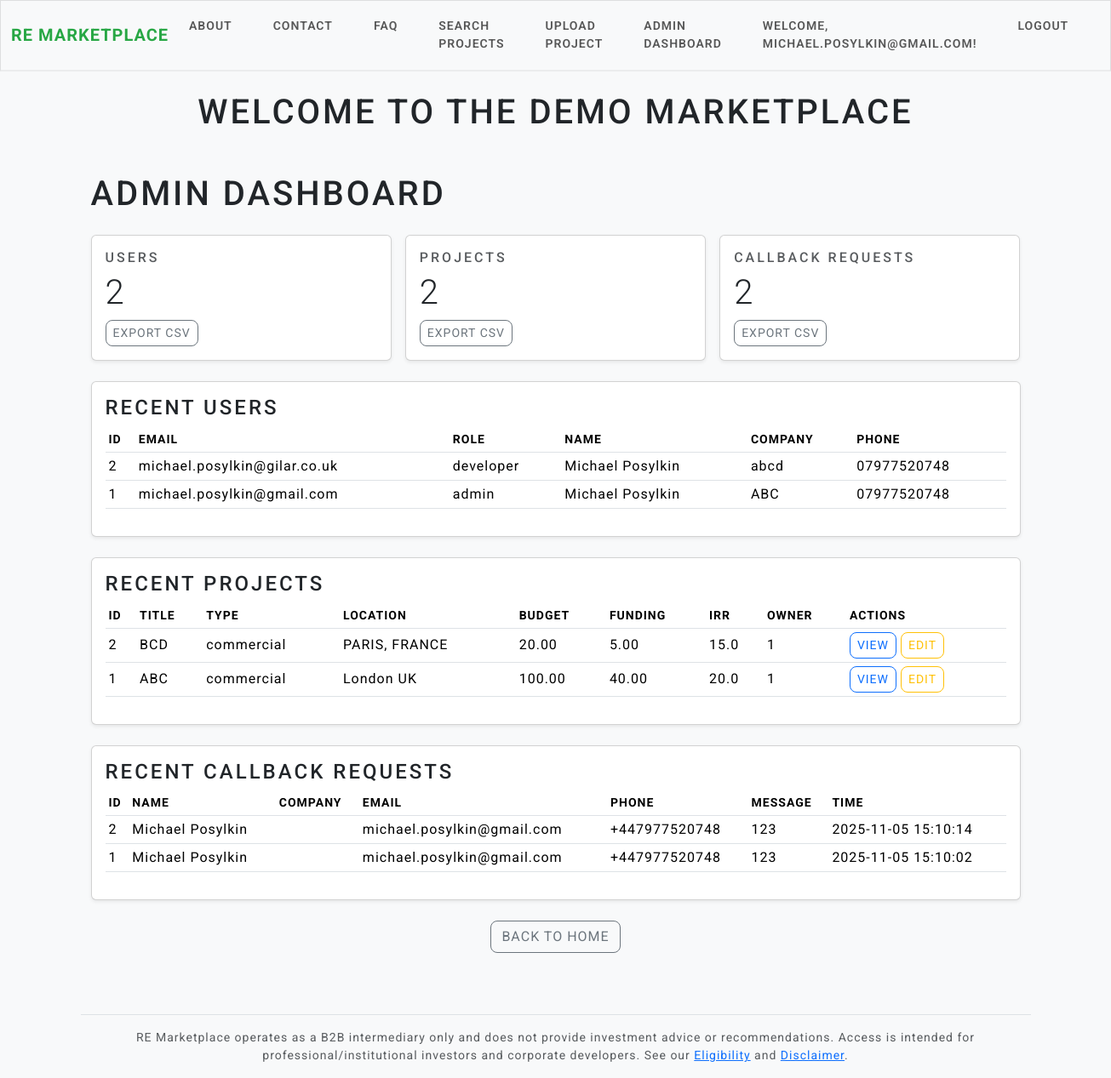
/admin-dashboard (signed in), run on the app's committed database.
### models.py (models this page shows, shortened)
class User(UserMixin, db.Model):  # UserMixin adds login features
    id = db.Column(db.Integer, primary_key=True)
    email = db.Column(db.String(150), unique=True, nullable=False)
    password_hash = db.Column(db.String(150), nullable=False)
    role = db.Column(db.String(20), default='developer')  # 'developer' or 'investor'
    company_name = db.Column(db.String(150), nullable=True)
    position_in_company = db.Column(db.String(50), nullable=True)
    company_website = db.Column(db.String(255), nullable=True)
    company_address = db.Column(db.String(300), nullable=True)
    phone = db.Column(db.String(30), nullable=True)
    first_name = db.Column(db.String(100), nullable=True)
    surname = db.Column(db.String(100), nullable=True)
    aum = db.Column(db.Float, nullable=True)  # in millions or your preferred unit
    projects = db.relationship('Project', backref='owner', lazy=True)

class Project(db.Model):
    id = db.Column(db.Integer, primary_key=True)
    title = db.Column(db.String(200), nullable=False)
    description = db.Column(db.Text, nullable=False)
    project_type = db.Column(db.String(50), default='commercial')  # e.g., 'residential', 'commercial'
    budget = db.Column(db.Float, nullable=False)
    funding = db.Column(db.Float, nullable=False)
    duration = db.Column(db.Integer, nullable=True)
    irr = db.Column(db.Float, nullable=False)
    location = db.Column(db.String(100), nullable=False)
    risk_level = db.Column(db.Integer, default=5)  # 1-10 scale
    secured = db.Column(db.String(50), default='mezz')
    attachment_path = db.Column(db.String(300))
    timeline = db.Column(db.String(200), nullable=True)
    exit_strategy = db.Column(db.String(200), nullable=True)
    developer_tr = db.Column(db.String(200), nullable=True)
    website = db.Column(db.String(200), nullable=True)
    preapproved_facility = db.Column(db.String(100), nullable=True)
    brand_partnership = db.Column(db.String(100), nullable=True)
    MOIC_EM = db.Column(db.Float, nullable=True)
    sponsor_equity = db.Column(db.Float, nullable=False)
    location_type = db.Column(db.String(50), default='prime') # e.g., 'prime', 'non-prime'
    user_id = db.Column(db.Integer, db.ForeignKey('user.id'), nullable=False)  # New: Links to user

class CallbackRequest(db.Model):
    id = db.Column(db.Integer, primary_key=True)
    name = db.Column(db.String(100), nullable=False)
    company = db.Column(db.String(100))
    email = db.Column(db.String(120))
    phone = db.Column(db.String(50), nullable=False)
    message = db.Column(db.Text)
    timestamp = db.Column(db.DateTime, default=db.func.now())

### app.py (the view)
@app.route("/admin-dashboard")
@login_required
def admin_dashboard():
    if getattr(current_user, "role", "") != "admin":
        flash("Admin only.", "warning")
        return redirect(url_for("home"))
    users_count = db.session.query(func.count(User.id)).scalar()
    projects_count = db.session.query(func.count(Project.id)).scalar()
    try:
        callbacks_count = db.session.query(func.count(CallbackRequest.id)).scalar()
    except Exception:
        callbacks_count = 0
    recent_users = User.query.order_by(desc(User.id)).limit(10).all()
    recent_projects = Project.query.order_by(desc(Project.id)).limit(10).all()
    try:
        recent_callbacks = CallbackRequest.query.order_by(desc(CallbackRequest.timestamp)).limit(10).all()
    except Exception:
        recent_callbacks = []
    return render_template(
        "admin_dashboard.html",
        users_count=users_count,
        projects_count=projects_count,
        callbacks_count=callbacks_count,
        recent_users=recent_users,
        recent_projects=recent_projects,
        recent_callbacks=recent_callbacks,
    )

### app.py (called while the page is built)
@login_manager.user_loader
def load_user(user_id):
    return User.query.get(int(user_id))

### templates/admin_dashboard.html (shortened to what this page needs)
{% extends "base.html" %}
{% block content %}
<div class="container py-4">
  <h1 class="mb-4">Admin Dashboard</h1>
  <div class="row g-3 mb-4">
    <div class="col-md-4">
      <div class="card shadow-sm h-100">
        <div class="card-body">
          <h6 class="text-muted text-uppercase">Users</h6>
          <div class="display-6">{{ users_count }}</div>
          <a href="{{ url_for('export_users_csv') }}" class="btn btn-sm btn-outline-secondary mt-2">Export CSV</a>
        </div>
      </div>
    </div>
    <div class="col-md-4">
      <div class="card shadow-sm h-100">
        <div class="card-body">
          <h6 class="text-muted text-uppercase">Projects</h6>
          <div class="display-6">{{ projects_count }}</div>
          <a href="{{ url_for('export_projects_csv') }}" class="btn btn-sm btn-outline-secondary mt-2">Export CSV</a>
        </div>
      </div>
    </div>
    <div class="col-md-4">
      <div class="card shadow-sm h-100">
        <div class="card-body">
          <h6 class="text-muted text-uppercase">Callback Requests</h6>
          <div class="display-6">{{ callbacks_count }}</div>
          <a href="{{ url_for('export_callbacks_csv') }}" class="btn btn-sm btn-outline-secondary mt-2">Export CSV</a>
        </div>
      </div>
    </div>
  </div>
  <div class="card mb-4 shadow-sm">
    <div class="card-body">
      <div class="d-flex justify-content-between align-items-center mb-2">
        <h4 class="card-title mb-0">Recent Users</h4>
      </div>
      <div class="table-responsive">
        <table class="table table-sm align-middle">
          <thead>
            <tr>
              <th>ID</th><th>Email</th><th>Role</th><th>Name</th><th>Company</th><th>Phone</th>
            </tr>
          </thead>
          <tbody>
            {% for u in recent_users %}
            <tr>
              <td>{{ u.id }}</td>
              <td>{{ u.email }}</td>
              <td>{{ u.role }}</td>
              <td>{{ (u.first_name or '') ~ ' ' ~ (u.surname or '') }}</td>
              <td>{{ u.company_name or '' }}</td>
              <td>{{ u.phone or '' }}</td>
            </tr>
            {% else %}
            <tr><td colspan="6" class="text-muted">No users.</td></tr>
            {% endfor %}
          </tbody>
        </table>
      </div>
    </div>
  </div>
  <div class="card mb-4 shadow-sm">
    <div class="card-body">
      <div class="d-flex justify-content-between align-items-center mb-2">
        <h4 class="card-title mb-0">Recent Projects</h4>
      </div>
      <div class="table-responsive">
        <table class="table table-sm align-middle">
          <thead>
            <tr>
              <th>ID</th><th>Title</th><th>Type</th><th>Location</th>
              <th>Budget</th><th>Funding</th><th>IRR</th><th>Owner</th><th>Actions</th>
            </tr>
          </thead>
          <tbody>
            {% for p in recent_projects %}
            <tr>
              <td>{{ p.id }}</td>
              <td>{{ p.title }}</td>
              <td>{{ p.project_type }}</td>
              <td>{{ p.location }}</td>
              <td>{{ "%.2f"|format(p.budget) if p.budget is not none }}</td>
              <td>{{ "%.2f"|format(p.funding) if p.funding is not none }}</td>
              <td>{{ "%.1f"|format(p.irr) if p.irr is not none }}</td>
              <td>{{ p.user_id }}</td>
              <td>
                <a class="btn btn-sm btn-outline-primary" href="{{ url_for('project_detail', project_id=p.id) }}">View</a>
                {% if current_user.is_authenticated and (current_user.role == 'admin' or current_user.id == p.user_id) %}
                  <a class="btn btn-sm btn-outline-warning" href="{{ url_for('edit_project', project_id=p.id) }}">Edit</a>
                {% endif %}
              </td>
            </tr>
            {% else %}
            <tr><td colspan="9" class="text-muted">No projects.</td></tr>
            {% endfor %}
          </tbody>
        </table>
      </div>
    </div>
  </div>
  <div class="card mb-4 shadow-sm">
    <div class="card-body">
      <div class="d-flex justify-content-between align-items-center mb-2">
        <h4 class="card-title mb-0">Recent Callback Requests</h4>
      </div>
      <div class="table-responsive">
        <table class="table table-sm align-middle">
          <thead>
            <tr>
              <th>ID</th><th>Name</th><th>Company</th><th>Email</th><th>Phone</th><th>Message</th><th>Time</th>
            </tr>
          </thead>
          <tbody>
            {% for c in recent_callbacks %}
            <tr>
              <td>{{ c.id }}</td>
              <td>{{ c.name }}</td>
              <td>{{ c.company or '' }}</td>
              <td>{{ c.email or '' }}</td>
              <td>{{ c.phone }}</td>
              <td>{{ (c.message or '')[:80] }}</td>
              <td>{{ c.timestamp }}</td>
            </tr>
            {% else %}
            <tr><td colspan="7" class="text-muted">No callback requests.</td></tr>
            {% endfor %}
          </tbody>
        </table>
      </div>
    </div>
  </div>
  <div class="text-center">
    <a href="{{ url_for('home') }}" class="btn btn-outline-secondary">Back to Home</a>
  </div>
</div>
{% endblock %}

### templates/base.html (shortened to what this page needs)
<!DOCTYPE html>
<html lang="en">
<head>
    <link rel="stylesheet" href="https://cdn.jsdelivr.net/npm/bootswatch@5.3.0/dist/lux/bootstrap.min.css">
    <link href="https://cdn.jsdelivr.net/npm/select2@4.1.0-rc.0/dist/css/select2.min.css" rel="stylesheet">
    <link rel="stylesheet" href="{{ url_for('static', filename='style.css') }}">
    <link href="https://cdn.jsdelivr.net/npm/bootstrap@5.3.2/dist/css/bootstrap.min.css" rel="stylesheet">
    <link href="https://cdn.jsdelivr.net/npm/select2@4.1.0-rc.0/dist/css/select2.min.css" rel="stylesheet">
</head>
<body>
    <nav class="navbar navbar-expand-lg navbar-light bg-light">
        <div class="container-fluid">
            <a class="navbar-brand" href="{{ url_for('home') }}">RE Marketplace</a>
            <div class="collapse navbar-collapse" id="navbarNav">
                <ul class="navbar-nav me-auto">
                    <li class="nav-item"><a class="nav-link" href="{{ url_for('about') }}">About</a></li>
                    <li class="nav-item"><a class="nav-link" href="{{ url_for('contact') }}">Contact</a></li>
                    <li class="nav-item"><a class="nav-link" href="{{ url_for('faq') }}">FAQ</a></li>
                    {% if current_user.is_authenticated %}
                        <li class="nav-item"><a class="nav-link" href="{{ url_for('search') }}">Search Projects</a></li>
                    {% endif %}
                    {% if current_user.is_authenticated and current_user.role == 'developer' or current_user.role == 'admin' %}
                        <li class="nav-item"><a class="nav-link" href="{{ url_for('upload') }}">Upload Project</a></li>
                    {% endif %}
                    {% if current_user.is_authenticated and current_user.role == 'admin' %}
                      <li class="nav-item">
                        <a class="nav-link" href="{{ url_for('admin_dashboard') }}">Admin Dashboard</a>
                      </li>
                    {% endif %}
                </ul>
                <ul class="navbar-nav">
                    {% if current_user.is_authenticated %}
                        <li class="nav-item"><span class="nav-link">Welcome, {{ current_user.email }}!</span></li>
                        <li class="nav-item"><a class="nav-link" href="{{ url_for('logout') }}">Logout</a></li>
                    {% else %}
                        <li class="nav-item"><a class="nav-link" href="{{ url_for('login') }}">Login</a></li>
                        <li class="nav-item"><a class="nav-link" href="{{ url_for('register') }}">Register</a></li>
                    {% endif %}
                </ul>
            </div>
        </div>
    </nav>
    <div class="container mt-4">
        <h1 class="text-center mb-4">Welcome to the Demo Marketplace</h1>
        {% block content %}{% endblock %}
        <footer class="border-top mt-5 py-3 small text-center text-muted">
          RE Marketplace operates as a B2B intermediary only and does not provide investment advice or recommendations.
          Access is intended for professional/institutional investors and corporate developers.
          See our <a href="{{ url_for('eligibility') }}">Eligibility</a> and <a href="{{ url_for('disclaimer') }}">Disclaimer</a>.
        </footer>
    </div>
</body>
</html>

### static/style.css (style rules this page uses)
body { background-color: #f8f9fa; font-family: 'Inter', 'Segoe UI', sans-serif; }
.card { border-radius: 1rem; box-shadow: 0 4px 8px rgba(0,0,0,0.05); }
.btn { border-radius: 8px !important; }
.table th { background-color: #f1f3f5; }
.navbar { border-bottom: 2px solid rgba(0,0,0,0.05); }

### templates/base.html (style rules this page uses)
body { font-family: 'Roboto', sans-serif; background-color: #f8f9fa; }
.navbar-brand { font-weight: 700; color: #28a745 !important; }

### data on the page
User: email "MICHAEL.POSYLKIN@GMAIL.COM", id "1", email "michael.posylkin@gmail.com", role "admin", first_name+surname "Michael Posylkin", company_name "ABC", phone "07977520748"
User: id "2", email "michael.posylkin@gilar.co.uk", role "developer", first_name+surname "Michael Posylkin", company_name "abcd", phone "07977520748"
Project: id "2", title "BCD", project_type "commercial", location "PARIS, FRANCE", budget "20.00", funding "5.00", irr "15.0", user_id "1"
Project: id "1", title "ABC", project_type "commercial", location "London UK", budget "100.00", funding "40.00", irr "20.0", user_id "1"
CallbackRequest: id "2", name "Michael Posylkin", email "michael.posylkin@gmail.com", phone "+447977520748", message "123", timestamp "2025-11-05 15:10:14"
CallbackRequest: id "1", name "Michael Posylkin", email "michael.posylkin@gmail.com", phone "+447977520748", message "123", timestamp "2025-11-05 15:10:02"

### other printed values
{{ users_count }} "2"
{{ projects_count }} "2"
{{ callbacks_count }} "2"
